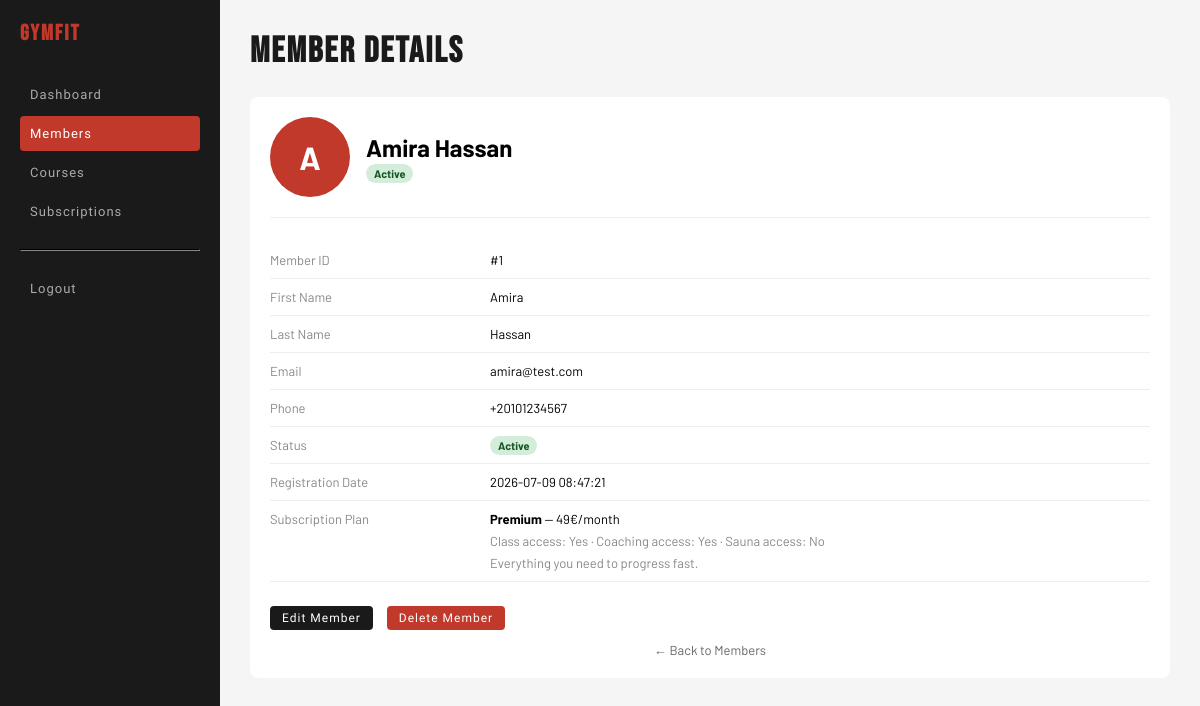
Screenshot of /index.php?route=admin-view-member&id=1 (signed in) with the database file from the repository.
### tables this page shows
CREATE TABLE IF NOT EXISTS members (
    id_member         INT           AUTO_INCREMENT PRIMARY KEY,
    first_name        VARCHAR(100)  NOT NULL,
    last_name         VARCHAR(100)  NOT NULL,
    email             VARCHAR(150)  UNIQUE NOT NULL,
    password          VARCHAR(255)  NOT NULL,
    phone             VARCHAR(20)   NOT NULL,
    registration_date DATETIME      DEFAULT CURRENT_TIMESTAMP,
    status            ENUM('active','inactive','pending') DEFAULT 'pending',
    id_subscription   INT,
    FOREIGN KEY (id_subscription) REFERENCES subscriptions(id_subscription)
);

CREATE TABLE IF NOT EXISTS subscriptions (
    id_subscription  INT           AUTO_INCREMENT PRIMARY KEY,
    name             VARCHAR(50)   NOT NULL,
    monthly_price    DECIMAL(10,2) NOT NULL,
    description      TEXT,
    class_access     BOOLEAN       DEFAULT FALSE,
    coaching_access  BOOLEAN       DEFAULT FALSE,
    sauna_access     BOOLEAN       DEFAULT FALSE
);

### app/controllers/AbstractController.php (called while the page is built, shortened)
 <?php
abstract class AbstractController
{
protected function render(string $view, array $data = []): void
{
    $subscriptionManager = new SubscriptionManager();
    $data['footerSubscriptions'] = $subscriptionManager->findAll();
    $courseManager = new CourseManager();
    $data['footerCourses'] = $courseManager->findAll();
    require __DIR__ . '/../views/' . $view . '.phtml';
}
}

### app/controllers/AdminController.php (called while the page is built, shortened)
<?php
class AdminController extends AbstractController
{
    public function viewMember(): void
    {
        $memberManager       = new MemberManager();
        $subscriptionManager = new SubscriptionManager();
        $member = $memberManager->findOne((int)($_GET['id'] ?? 0));
        $subscription = $member->getIdSubscription()
            ? $subscriptionManager->findOne($member->getIdSubscription())
            : null;
        $this->render('admin/member-view', [
            'member'       => $member,
            'subscription' => $subscription,
        ]);
    }
}

### index.php (called while the page is built, shortened)
<?php
$router = new Router();
$router->handleRequest($_GET);

### app/managers/AbstractManager.php (called while the page is built, shortened)
<?php
abstract class AbstractManager
{
    public function __construct()
    {
        try {
            $connexion = "mysql:host=".$_ENV["DB_HOST"].";port=3306;charset=".$_ENV["DB_CHARSET"].";dbname=".$_ENV["DB_NAME"];
            $this->db = new PDO(
                $connexion,
                $_ENV["DB_USER"],
                $_ENV["DB_PASSWORD"]
            );
        }catch (PDOException $e){
            error_log('Database connection failed: ' . $e->getMessage());
            if (($_ENV['APP_ENV'] ?? 'production') === 'development') {
                die('Connexion échouée : ' . $e->getMessage());
            }
            http_response_code(503);
            die('Service temporarily unavailable. Please try again later.');
        }
    }
}

### app/managers/SubscriptionManager.php (called while the page is built, shortened)
<?php
class SubscriptionManager extends AbstractManager
{
    public function findAll(): array
    {
        $query = $this->db->prepare(
            'SELECT * FROM subscriptions ORDER BY monthly_price'
        );
        $query->execute();
        $rows = $query->fetchAll(PDO::FETCH_ASSOC);
        $subscriptions = [];
        foreach ($rows as $row) {
            $subscription = new Subscription(
                $row['name'],
                $row['monthly_price'],
                $row['class_access'],
                $row['coaching_access'],
                $row['sauna_access'],
                $row['description'],
                $row['id_subscription']
            );
            $subscriptions[] = $subscription;
        }
        return $subscriptions;
    }
    public function findOne(int $id): ?Subscription
    {
        $query = $this->db->prepare(
            'SELECT * FROM subscriptions WHERE id_subscription = :id'
        );
        $query->execute(['id' => $id]);
        $row = $query->fetch(PDO::FETCH_ASSOC);
        return new Subscription(
            $row['name'],
            $row['monthly_price'],
            $row['class_access'],
            $row['coaching_access'],
            $row['sauna_access'],
            $row['description'],
            $row['id_subscription']
        );
    }
}

### app/managers/MemberManager.php (called while the page is built, shortened)
<?php
class MemberManager extends AbstractManager
{
    public function findOne(int $id): ?Member
    {
        $query = $this->db->prepare(
            'SELECT * FROM members WHERE id_member = :id'
        );
        $query->execute(['id' => $id]);
        $row = $query->fetch(PDO::FETCH_ASSOC);
        return new Member(
            $row['first_name'],
            $row['last_name'],
            $row['email'],
            $row['password'],
            $row['phone'],
            $row['status'],
            $row['id_subscription'],
            $row['id_member'],
            $row['registration_date'],
            $row['avatar'] ?? null
        );
    }
}

### app/models/Member.php (called while the page is built, shortened)
<?php
class Member {
    public function __construct(
        private string  $firstName,
        private string  $lastName,
        private string  $email,
        private string  $password,
        private string  $phone,
        private string  $status           = 'pending',
        private ?int    $idSubscription   = null,
        private ?int    $id               = null,
        private ?string $registrationDate = null,
        private ?string $avatar           = null
    ) {
        $this->registrationDate = $registrationDate ?? date('Y-m-d H:i:s');
    }
    public function getId(): ?int {
        return $this->id;
    }
    public function getFirstName(): string {
        return $this->firstName;
    }
    public function getLastName(): string {
        return $this->lastName;
    }
    public function getEmail(): string {
        return $this->email;
    }
    public function getPhone(): string {
        return $this->phone;
    }
    public function getStatus(): string {
        return $this->status;
    }
    public function getIdSubscription(): ?int {
        return $this->idSubscription;
    }
    public function getRegistrationDate(): ?string {
        return $this->registrationDate;
    }
    public function getAvatar(): ?string {
        return $this->avatar;
    }
}

### app/managers/CourseManager.php (called while the page is built, shortened)
<?php
class CourseManager extends AbstractManager
{
    public function findAll(): array
    {
        $query = $this->db->prepare(
            'SELECT * FROM courses ORDER BY day, start_time'
        );
        $query->execute();
        $rows = $query->fetchAll(PDO::FETCH_ASSOC);
        $courses = [];
        foreach ($rows as $row) {
            $course = new Course(
                $row['name'],
                $row['type'],
                $row['level'],
                $row['coach'],
                $row['day'],
                $row['start_time'],
                $row['end_time'],
                $row['max_capacity'],
                $row['id_class']
            );
            $courses[] = $course;
        }
        return $courses;
    }
}

### app/models/Subscription.php (called while the page is built, shortened)
<?php
class Subscription {
    public function getName(): string {
        return $this->name;
    }
    public function getMonthlyPrice(): float {
        return $this->monthlyPrice;
    }
    public function getDescription(): ?string {
        return $this->description;
    }
    public function hasClassAccess(): bool {
        return $this->classAccess;
    }
    public function hasCoachingAccess(): bool {
        return $this->coachingAccess;
    }
    public function hasSaunaAccess(): bool {
        return $this->saunaAccess;
    }
}

### app/views/admin/member-view.phtml (the view, shortened to what this page needs)
<?php
$member       = $data['member'] ?? null;
$subscription = $data['subscription'] ?? null;
?>
<!DOCTYPE html>
<html lang="en">
<head>
    <link rel="stylesheet" href="public/assets/css/style.css">
</head>
<body>
<div class="layout">
    <div class="sidebar">
        <h2>GymFit</h2>
        <a href="index.php?route=admin">Dashboard</a>
        <a href="index.php?route=admin-members" class="active">Members</a>
        <a href="index.php?route=admin-courses">Courses</a>
        <a href="index.php?route=admin-subscriptions">Subscriptions</a>
        <hr style="border-color:#333;margin:20px 0;">
        <a href="index.php?route=logout">Logout</a>
    </div>
    <div class="main">
        <h1>Member Details</h1>
        <div class="card">
            <div style="display:flex;align-items:center;gap:16px;margin-bottom:24px;padding-bottom:20px;border-bottom:1px solid #eee;">
                <?php if ($member->getAvatar()): ?>
                    <img src="public/assets/uploads/avatars/<?= htmlspecialchars($member->getAvatar()) ?>"
                         alt="avatar"
                         style="width:80px;height:80px;border-radius:50%;object-fit:cover;">
                <?php else: ?>
                    <div style="width:80px;height:80px;border-radius:50%;background:#C0392B;display:flex;align-items:center;justify-content:center;color:#fff;font-weight:bold;font-size:32px;">
                        <?= strtoupper(substr($member->getFirstName(), 0, 1)) ?>
                    </div>
                <?php endif; ?>
                <div>
                    <h2 style="margin:0;">
                        <?= htmlspecialchars($member->getFirstName() . ' ' . $member->getLastName()) ?>
                    </h2>
                    <span class="badge badge-<?= $member->getStatus() ?>">
                        <?= ucfirst($member->getStatus()) ?>
                    </span>
                </div>
            </div>
            <table style="width:100%;">
                <tbody>
                    <tr>
                        <td style="width:220px;color:#888;padding:10px 0;">Member ID</td>
                        <td style="padding:10px 0;">#<?= $member->getId() ?></td>
                    </tr>
                    <tr>
                        <td style="color:#888;padding:10px 0;">First Name</td>
                        <td style="padding:10px 0;"><?= htmlspecialchars($member->getFirstName()) ?></td>
                    </tr>
                    <tr>
                        <td style="color:#888;padding:10px 0;">Last Name</td>
                        <td style="padding:10px 0;"><?= htmlspecialchars($member->getLastName()) ?></td>
                    </tr>
                    <tr>
                        <td style="color:#888;padding:10px 0;">Email</td>
                        <td style="padding:10px 0;"><?= htmlspecialchars($member->getEmail()) ?></td>
                    </tr>
                    <tr>
                        <td style="color:#888;padding:10px 0;">Phone</td>
                        <td style="padding:10px 0;"><?= htmlspecialchars($member->getPhone() ?: '—') ?></td>
                    </tr>
                    <tr>
                        <td style="color:#888;padding:10px 0;">Status</td>
                        <td style="padding:10px 0;">
                            <span class="badge badge-<?= $member->getStatus() ?>">
                                <?= ucfirst($member->getStatus()) ?>
                            </span>
                        </td>
                    </tr>
                    <tr>
                        <td style="color:#888;padding:10px 0;">Registration Date</td>
                        <td style="padding:10px 0;"><?= htmlspecialchars($member->getRegistrationDate()) ?></td>
                    </tr>
                    <tr>
                        <td style="color:#888;padding:10px 0;vertical-align:top;">Subscription Plan</td>
                        <td style="padding:10px 0;">
                            <?php if ($subscription): ?>
                                <strong><?= htmlspecialchars($subscription->getName()) ?></strong>
                                — <?= $subscription->getMonthlyPrice() ?>€/month
                                <div style="margin-top:6px;font-size:13px;color:#888;">
                                    Class access: <?= $subscription->hasClassAccess() ? 'Yes' : 'No' ?> ·
                                    Coaching access: <?= $subscription->hasCoachingAccess() ? 'Yes' : 'No' ?> ·
                                    Sauna access: <?= $subscription->hasSaunaAccess() ? 'Yes' : 'No' ?>
                                </div>
                                <?php if ($subscription->getDescription()): ?>
                                    <div style="margin-top:6px;font-size:13px;color:#888;">
                                        <?= htmlspecialchars($subscription->getDescription()) ?>
                                    </div>
                                <?php endif; ?>
                            <?php else: ?>
                                — No active plan —
                            <?php endif; ?>
                        </td>
                    </tr>
                </tbody>
            </table>
            <div style="margin-top:24px;display:flex;gap:10px;">
                <a href="index.php?route=admin-update-member&id=<?= $member->getId() ?>"
                   class="btn btn-edit">Edit Member</a>
                <a href="index.php?route=admin-delete-member&id=<?= $member->getId() ?>"
                   class="btn btn-delete"
                   onclick="return confirm('Delete <?= htmlspecialchars($member->getFirstName()) ?>?')">
                   Delete Member
                </a>
            </div>
            <a href="index.php?route=admin-members" class="btn-cancel">← Back to Members</a>
        </div>
    </div>
</div>
</body>
</html>

### public/assets/css/style.css (style rules this page uses)
:root { --red: #C0392B; --red-d: #96281B; --black: #0e0e0e; --dark: #1A1A1A; --dark2: #242424; --white: #ffffff; --gray: #f5f5f5; --font-display: 'Bebas Neue', sans-serif; --font-ui: 'Barlow Condensed', sans-serif; --font-body: 'Barlow', sans-serif; }
* { box-sizing: border-box; margin: 0; padding: 0; }
body { font-family: var(--font-body); }
.layout { display: flex; min-height: 100vh; }
.sidebar { width: 220px; background: var(--dark); padding: 20px; flex-shrink: 0; }
.sidebar h2 { color: var(--red); font-size: 22px; margin-bottom: 30px; font-family: var(--font-display); letter-spacing: 2px; }
.sidebar a { display: block; color: #aaa; text-decoration: none; padding: 10px; margin-bottom: 4px; border-radius: 4px; font-family: var(--font-ui); font-size: 13px; letter-spacing: 1px; }
.sidebar a.active { background: var(--red); color: #fff; }
.sidebar hr { border-color: #333; margin: 20px 0; }
.main { flex: 1; padding: 30px; background: var(--gray); }
.main h1 { color: var(--dark); margin-bottom: 24px; font-family: var(--font-display); font-size: 36px; letter-spacing: 2px; }
.card { background: #fff; border-radius: 8px; padding: 20px; margin-bottom: 20px; }
table { width: 100%; border-collapse: collapse; }
td { padding: 10px; border-bottom: 1px solid #eee; font-size: 13px; }
.badge { padding: 3px 8px; border-radius: 20px; font-size: 11px; font-weight: bold; }
.badge-active { background: #d4edda; color: #155724; }
.btn { padding: 5px 12px; border: none; border-radius: 4px; cursor: pointer; font-size: 12px; text-decoration: none; margin-right: 4px; display: inline-block; font-family: var(--font-ui); letter-spacing: 1px; }
.btn-edit { background: var(--dark); color: #fff; }
.btn-delete { background: var(--red); color: #fff; }
.btn-cancel { display: block; text-align: center; margin-top: 12px; color: #666; text-decoration: none; font-size: 13px; }

### rows the page displays
members: first_name "A", $member->getFirstName() . ' ' . $member->getLastName() "Amira Hassan", status "Active", id_member "1", first_name "Amira", last_name "Hassan", email "amira@test.com", phone "+20101234567", registration_date "2026-07-09 08:47:21"
subscriptions: name "Premium", monthly_price "49", description "Everything you need to progress fast."
